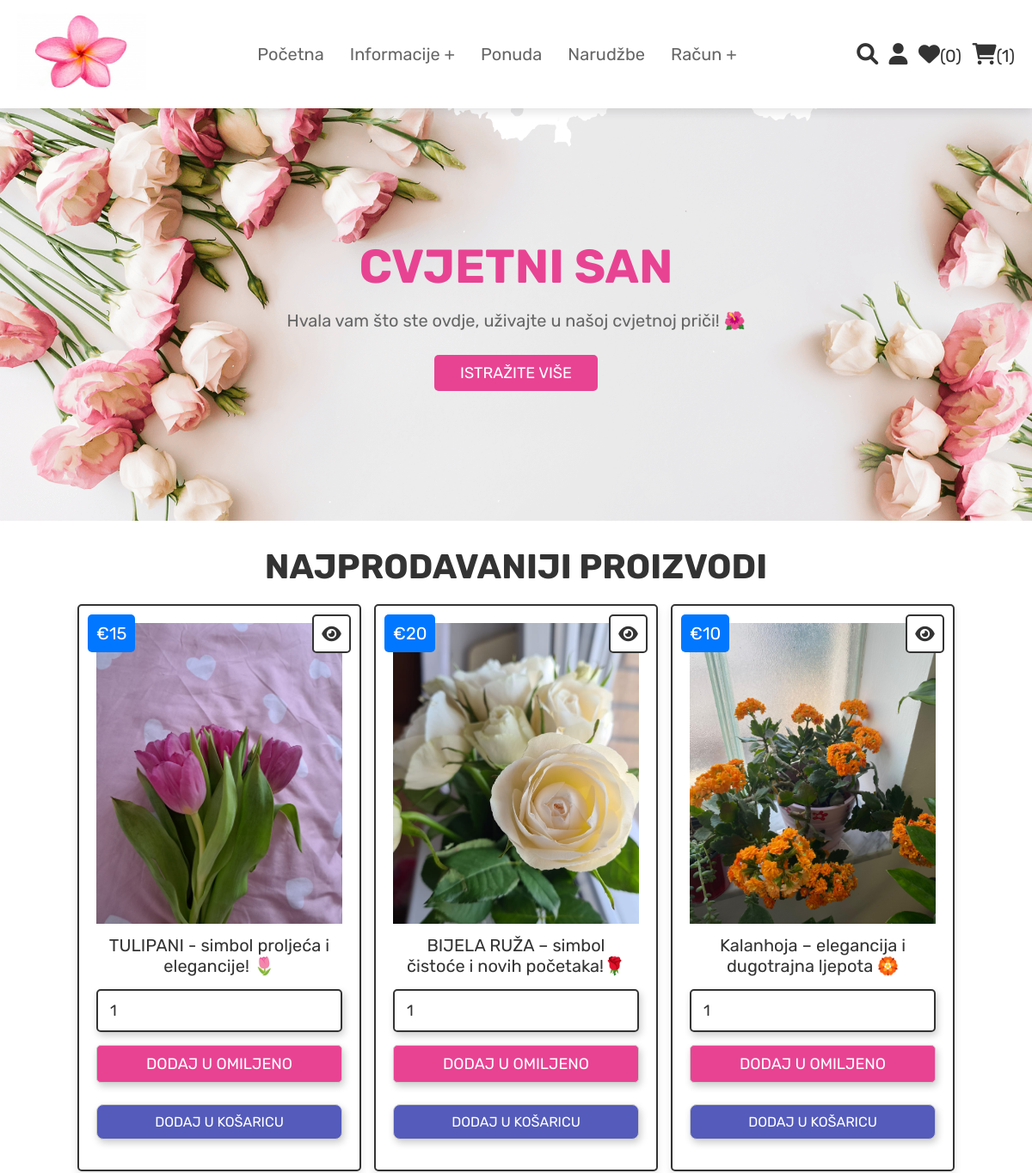
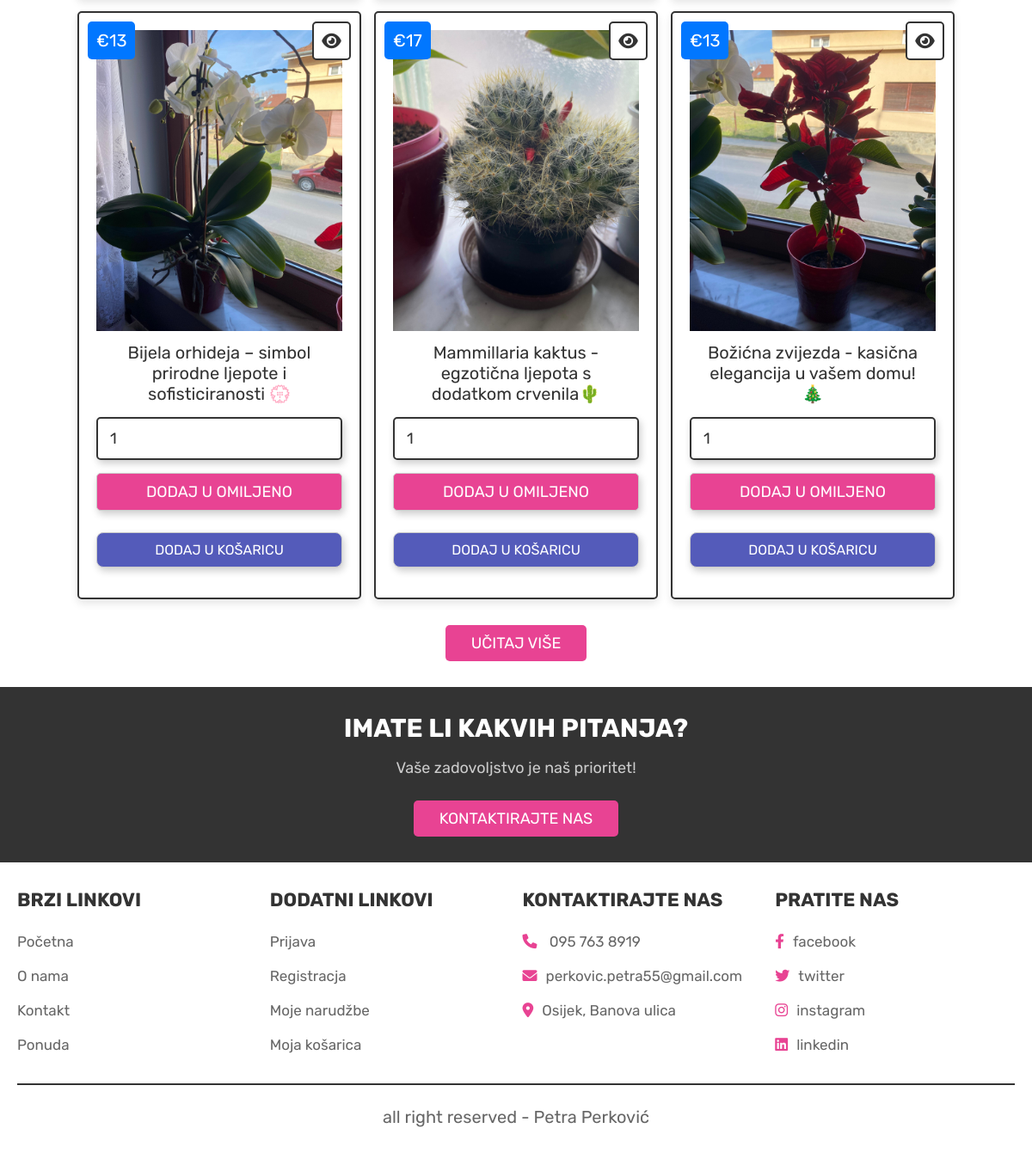
/ (signed in), run on the app's committed database (2 pictures, top to bottom).
### tables this page shows
CREATE TABLE `products` (
  `id` int(100) NOT NULL,
  `name` varchar(100) NOT NULL,
  `details` varchar(500) NOT NULL,
  `price` int(100) NOT NULL,
  `image` varchar(100) NOT NULL
);

### index.php (the view, shortened to what this page needs)
<?php
@include 'config.php';
?>
<!DOCTYPE html>
<html lang="en">
<head>
   <link rel="stylesheet" href="https://cdnjs.cloudflare.com/ajax/libs/font-awesome/6.0.0/css/all.min.css">
   <link rel="stylesheet" href="css/style.css">
</head>
<body>
<?php @include 'header.php'; ?>
<section class="home">
   <div class="content">
      <h3>Cvjetni san</h3>
      <p>Hvala vam što ste ovdje, uživajte u našoj cvjetnoj priči! 🌺</p>
      <a href="about.php" class="btn">Istražite više</a>
   </div>
</section>
<section class="products">
   <h1 class="title">Najprodavaniji proizvodi</h1>
   <div class="box-container">
      <?php
         $select_products = mysqli_query($conn, "SELECT * FROM `products` LIMIT 6") or die('query failed');
         if(mysqli_num_rows($select_products) > 0){
            while($fetch_products = mysqli_fetch_assoc($select_products)){
      ?>
      <form action="" method="POST" class="box">
         <a href="view_page.php?pid=<?php echo $fetch_products['id']; ?>" class="fas fa-eye"></a>
         <div class="price">€<?php echo $fetch_products['price']; ?></div>
         <img src="uploaded_img/<?php echo $fetch_products['image']; ?>" alt="" class="image">
         <div class="name"><?php echo $fetch_products['name']; ?></div>
         <input type="number" name="product_quantity" value="1" min="0" class="qty">
         <input type="submit" value="dodaj u omiljeno" name="add_to_wishlist" class="option-btn">
         <input type="submit" value="dodaj u košaricu" name="add_to_cart" class="btn">
      </form>
      <?php
         }
      }else{
         echo '<p class="empty">NEMA JOŠ DODANIH PROIZVODA!</p>';
      }
      ?>
   </div>
   <div class="more-btn">
      <a href="shop.php" class="option-btn">Učitaj više</a>
   </div>
</section>
<section class="home-contact">
   <div class="content">
      <h3>Imate li kakvih pitanja?</h3>
      <p>Vaše zadovoljstvo je naš prioritet!</p>
      <a href="contact.php" class="btn">Kontaktirajte nas</a>
   </div>
</section>
<?php @include 'footer.php'; ?>
</body>
</html>

### css/style.css (style rules this page uses)
:root { --pink:#e84393; --blue:#0177ff; --red:#c0392b; --orange:#f39c12; --black:#333; --white:#fff; --light-color:#666; --light-white:#ccc; --light-bg:#c7edff; --border:.2rem solid var(--black); --box-shadow:0 .5rem 1rem rgba(0,0,0,.1); }
* { font-family: 'Rubik', sans-serif; margin:0; padding:0; box-sizing: border-box; outline: none; border:none; text-decoration: none; transition:all .2s linear; }
html { font-size: 62.5%; overflow-x: hidden; scroll-behavior: smooth; scroll-padding-top: 6.5rem; }
body { background: var(--white); }
section { padding:3rem 2rem; }
.btn, .delete-btn, .option-btn { display: inline-block; border-radius: .5rem; margin-top: 1rem; font-size: 1.8rem; color:var(--white); cursor: pointer; padding:1rem 3rem; text-transform: uppercase; }
.btn { background-color: var(--pink); }
.option-btn { background-color: var(--pink); }
.more-btn { margin-top: 2rem; text-align: center; }
.title { text-align: center; margin-bottom: 2rem; color:var(--black); text-transform: uppercase; font-size: 4rem; }
form input, textarea { width: 100%; background: rgba(255, 255, 255, 0.7); padding: 1rem 1.4rem; outline: none; border: 1px solid #ccc; border-radius: 8px; margin: 1.5rem 0; box-shadow: 2px 4px 8px rgba(0, 0, 0, 0.2); font-size: 16px; }
form .btn { cursor: pointer; background: #545bba; color: #fff; text-transform: uppercase; padding: 1rem; border-radius: 8px; width: 100%; text-align: center; transition: 0.3s ease-in-out; font-size: 16px; }
.home { min-height: 60vh; background:url(../images/pozadina.png) no-repeat; background-size: cover; background-position: center; display: flex; align-items: center; justify-content: center; }
.home .content { text-align: center; }
.home .content h3 { text-transform: uppercase; color:var(--pink); font-size: 5.5rem; }
.home .content .btn { background-color: #e84393; }
.home .content p { max-width: 60rem; margin:1rem auto; line-height:2; font-size: 2rem; color:var(--light-color); }
.products .box-container { max-width: 1200px; margin:0 auto; display: grid; grid-template-columns: repeat(auto-fit, 33rem); gap:1.5rem; align-items: flex-start; justify-content: center; }
.products .box-container .box { background-color: var(--white); border:var(--border); box-shadow: var(--box-shadow); border-radius: .5rem; padding:2rem; text-align: center; position: relative; }
.products .box-container .box .image { height: 35rem; width: 100%; object-fit: cover; }
.products .box-container .box .fa-eye, .products .box-container .box .price { position: absolute; top:1rem; border-radius: .5rem; }
.products .box-container .box .price { font-size: 2rem; padding:1rem; background-color: var(--blue); color:var(--white); left:1rem; }
.products .box-container .box .fa-eye { right:1rem; height: 4.5rem; width: 4.5rem; line-height: 4.2rem; font-size: 2rem; background-color: var(--white); color:var(--black); border:var(--border); }
.products .box-container .box .name { margin:1rem; font-size: 2rem; color:var(--black); }
.products .box-container .box .qty { width: 100%; padding:1.2rem 1.4rem; font-size: 1.8rem; color:var(--black); border:var(--border); border-radius: .5rem; margin:.5rem 0; }
.products .box-container .box .btn, .products .box-container .box .option-btn { width: 100%; }
.home-contact { background-color: var(--black); text-align: center; }
.home-contact .content { max-width: 50rem; margin:0 auto; }
.home-contact .content h3 { text-transform: uppercase; color:var(--white); font-size: 3rem; }
.home-contact .content p { line-height: 2; font-size: 1.8rem; color:var(--light-white); padding:1rem 0; }
.home-contact .content .btn { background-color: #e84393; }

### data on the page
products: price "15", image (picture), name "TULIPANI - simbol proljeća i elegancije! 🌷"
products: price "20", image (picture), name "BIJELA RUŽA – simbol čistoće i novih početaka!🌹"
products: price "10", image (picture), name "Kalanhoja – elegancija i dugotrajna ljepota 🏵️"
products: price "13", image (picture), name "Bijela orhideja – simbol prirodne ljepote i sofisticiranosti 💮"
products: price "17", image (picture), name "Mammillaria kaktus - egzotična ljepota s dodatkom crvenila🌵"
products: price "13", image (picture), name "Božićna zvijezda - kasična elegancija u vašem domu! 🎄"

### other printed values
$wishlist_num_rows "0"
$cart_num_rows "1"
